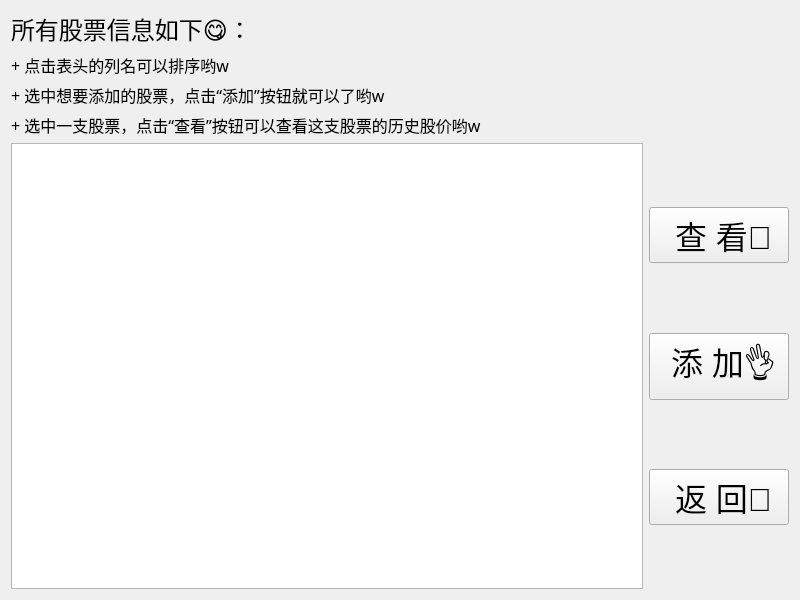
<?xml version="1.0" encoding="UTF-8"?>
<ui version="4.0">
 <class>StockAddWidget</class>
 <widget class="QWidget" name="StockAddWidget">
  <property name="geometry">
   <rect>
    <x>0</x>
    <y>0</y>
    <width>800</width>
    <height>600</height>
   </rect>
  </property>
  <property name="minimumSize">
   <size>
    <width>800</width>
    <height>600</height>
   </size>
  </property>
  <property name="windowTitle">
   <string>添加股票（＾▽＾）</string>
  </property>
  <layout class="QVBoxLayout" name="verticalLayout_2">
   <item>
    <layout class="QVBoxLayout" name="verticalLayout_3">
     <item>
      <widget class="QLabel" name="label">
       <property name="font">
        <font>
         <family>Microsoft YaHei</family>
         <pointsize>18</pointsize>
        </font>
       </property>
       <property name="text">
        <string>所有股票信息如下😋：</string>
       </property>
      </widget>
     </item>
     <item>
      <widget class="QLabel" name="label_4">
       <property name="font">
        <font>
         <family>Microsoft YaHei</family>
         <pointsize>12</pointsize>
        </font>
       </property>
       <property name="text">
        <string>+ 点击表头的列名可以排序哟w</string>
       </property>
      </widget>
     </item>
     <item>
      <widget class="QLabel" name="label_2">
       <property name="font">
        <font>
         <family>Microsoft YaHei</family>
         <pointsize>12</pointsize>
        </font>
       </property>
       <property name="text">
        <string>+ 选中想要添加的股票，点击“添加”按钮就可以了哟w</string>
       </property>
      </widget>
     </item>
     <item>
      <widget class="QLabel" name="label_3">
       <property name="font">
        <font>
         <family>Microsoft YaHei</family>
         <pointsize>12</pointsize>
        </font>
       </property>
       <property name="text">
        <string>+ 选中一支股票，点击“查看”按钮可以查看这支股票的历史股价哟w</string>
       </property>
      </widget>
     </item>
    </layout>
   </item>
   <item>
    <layout class="QHBoxLayout" name="horizontalLayout">
     <item>
      <widget class="QTableView" name="tableView">
       <property name="font">
        <font>
         <pointsize>14</pointsize>
        </font>
       </property>
      </widget>
     </item>
     <item>
      <layout class="QVBoxLayout" name="verticalLayout">
       <item>
        <spacer name="verticalSpacer">
         <property name="orientation">
          <enum>Qt::Vertical</enum>
         </property>
         <property name="sizeHint" stdset="0">
          <size>
           <width>20</width>
           <height>40</height>
          </size>
         </property>
        </spacer>
       </item>
       <item>
        <widget class="QPushButton" name="CheckButton">
         <property name="maximumSize">
          <size>
           <width>300</width>
           <height>16777215</height>
          </size>
         </property>
         <property name="font">
          <font>
           <family>Microsoft YaHei UI</family>
           <pointsize>24</pointsize>
          </font>
         </property>
         <property name="whatsThis">
          <string>&lt;html&gt;&lt;head/&gt;&lt;body&gt;&lt;p align=&quot;center&quot;&gt;&lt;br/&gt;&lt;/p&gt;&lt;/body&gt;&lt;/html&gt;</string>
         </property>
         <property name="layoutDirection">
          <enum>Qt::LeftToRight</enum>
         </property>
         <property name="text">
          <string>  查 看👀 </string>
         </property>
        </widget>
       </item>
       <item>
        <spacer name="verticalSpacer_2">
         <property name="orientation">
          <enum>Qt::Vertical</enum>
         </property>
         <property name="sizeHint" stdset="0">
          <size>
           <width>20</width>
           <height>40</height>
          </size>
         </property>
        </spacer>
       </item>
       <item>
        <widget class="QPushButton" name="AddButton">
         <property name="maximumSize">
          <size>
           <width>300</width>
           <height>16777215</height>
          </size>
         </property>
         <property name="font">
          <font>
           <family>Microsoft YaHei UI</family>
           <pointsize>24</pointsize>
          </font>
         </property>
         <property name="whatsThis">
          <string>&lt;html&gt;&lt;head/&gt;&lt;body&gt;&lt;p align=&quot;center&quot;&gt;&lt;br/&gt;&lt;/p&gt;&lt;/body&gt;&lt;/html&gt;</string>
         </property>
         <property name="layoutDirection">
          <enum>Qt::LeftToRight</enum>
         </property>
         <property name="text">
          <string>  添 加👌 </string>
         </property>
        </widget>
       </item>
       <item>
        <spacer name="verticalSpacer_3">
         <property name="orientation">
          <enum>Qt::Vertical</enum>
         </property>
         <property name="sizeHint" stdset="0">
          <size>
           <width>20</width>
           <height>40</height>
          </size>
         </property>
        </spacer>
       </item>
       <item>
        <widget class="QPushButton" name="BackButton">
         <property name="maximumSize">
          <size>
           <width>300</width>
           <height>16777215</height>
          </size>
         </property>
         <property name="font">
          <font>
           <family>Microsoft YaHei UI</family>
           <pointsize>24</pointsize>
          </font>
         </property>
         <property name="whatsThis">
          <string>&lt;html&gt;&lt;head/&gt;&lt;body&gt;&lt;p align=&quot;center&quot;&gt;&lt;br/&gt;&lt;/p&gt;&lt;/body&gt;&lt;/html&gt;</string>
         </property>
         <property name="layoutDirection">
          <enum>Qt::LeftToRight</enum>
         </property>
         <property name="text">
          <string>  返 回💨 </string>
         </property>
        </widget>
       </item>
       <item>
        <spacer name="verticalSpacer_4">
         <property name="orientation">
          <enum>Qt::Vertical</enum>
         </property>
         <property name="sizeHint" stdset="0">
          <size>
           <width>20</width>
           <height>40</height>
          </size>
         </property>
        </spacer>
       </item>
      </layout>
     </item>
    </layout>
   </item>
  </layout>
 </widget>
 <layoutdefault spacing="6" margin="11"/>
 <resources/>
 <connections/>
</ui>
